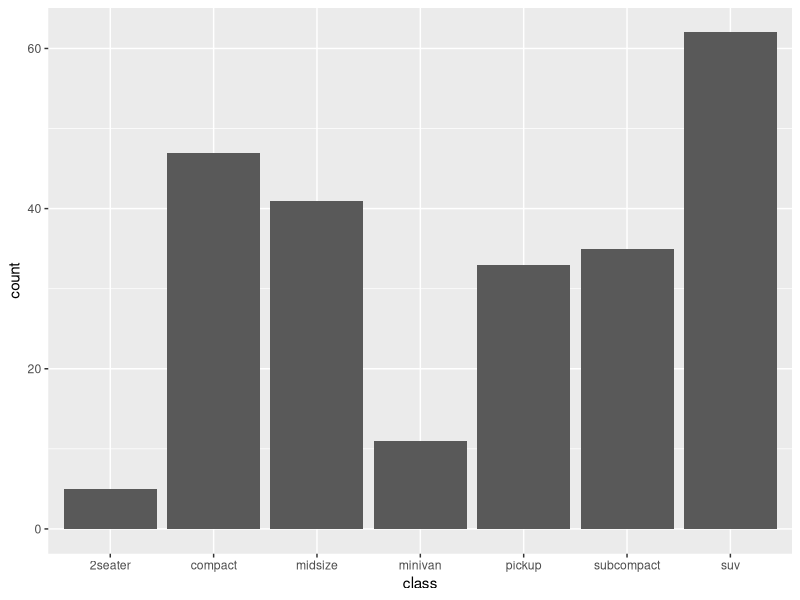
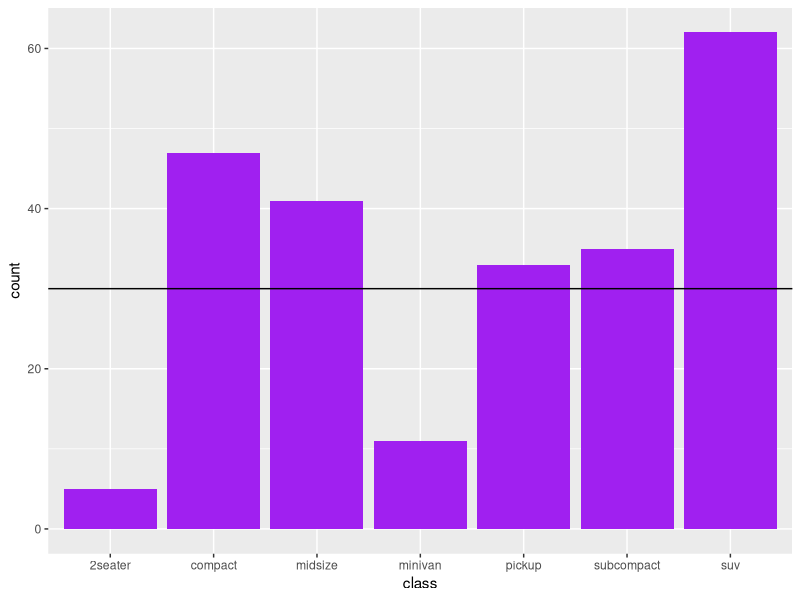
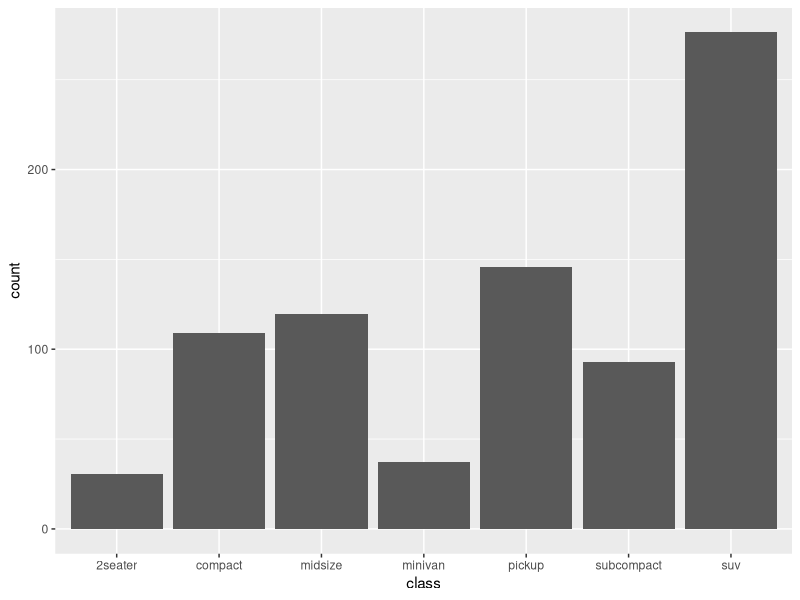
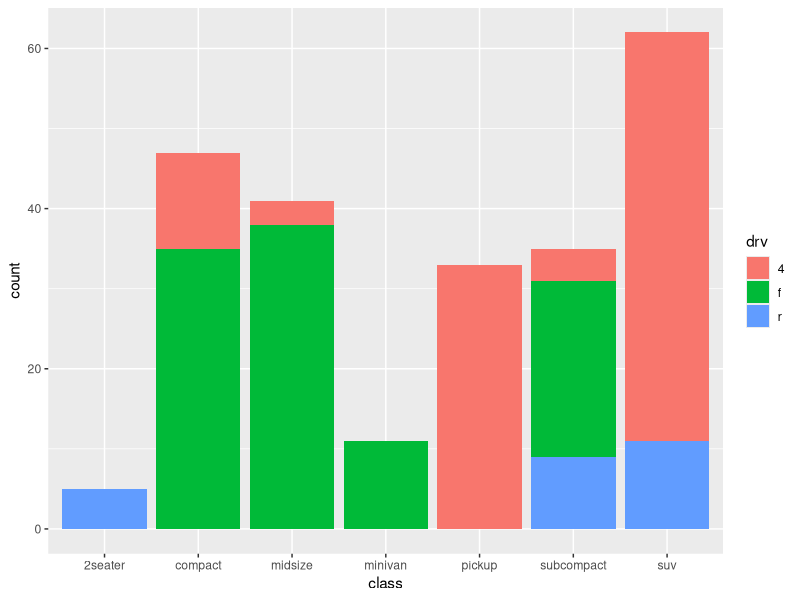
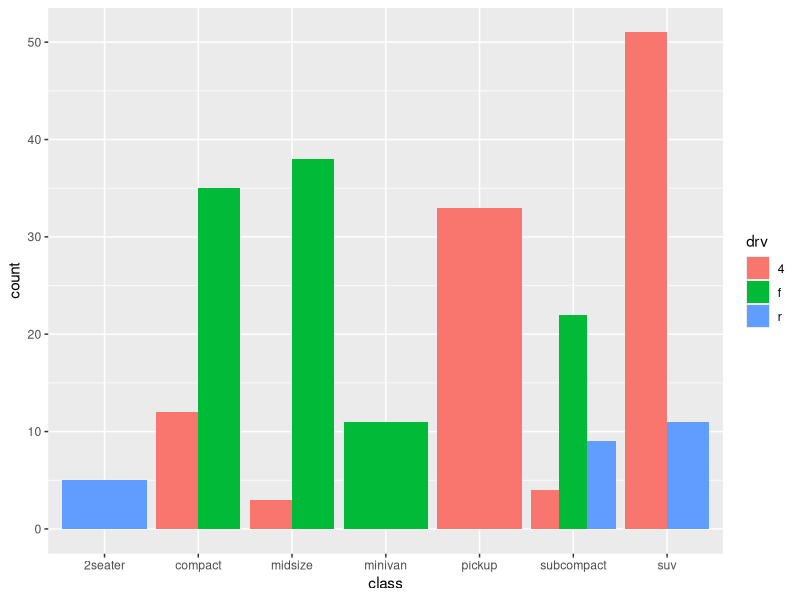
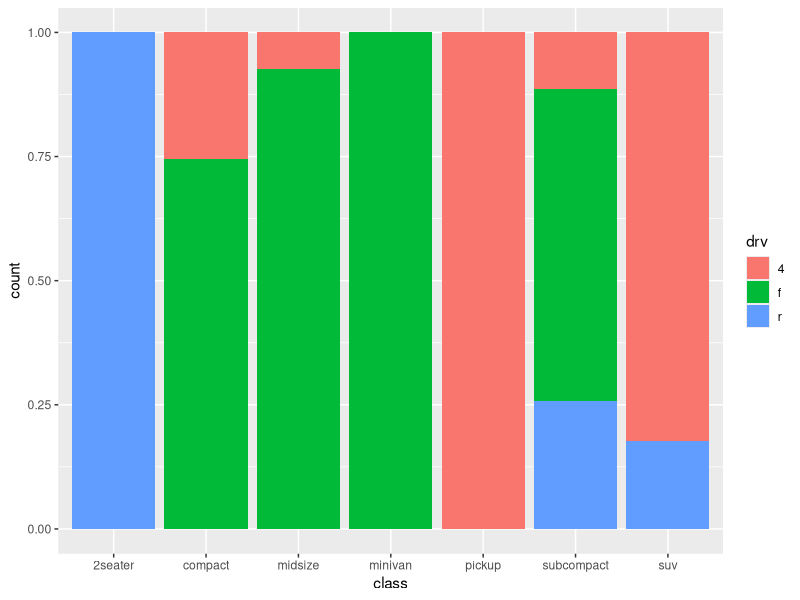
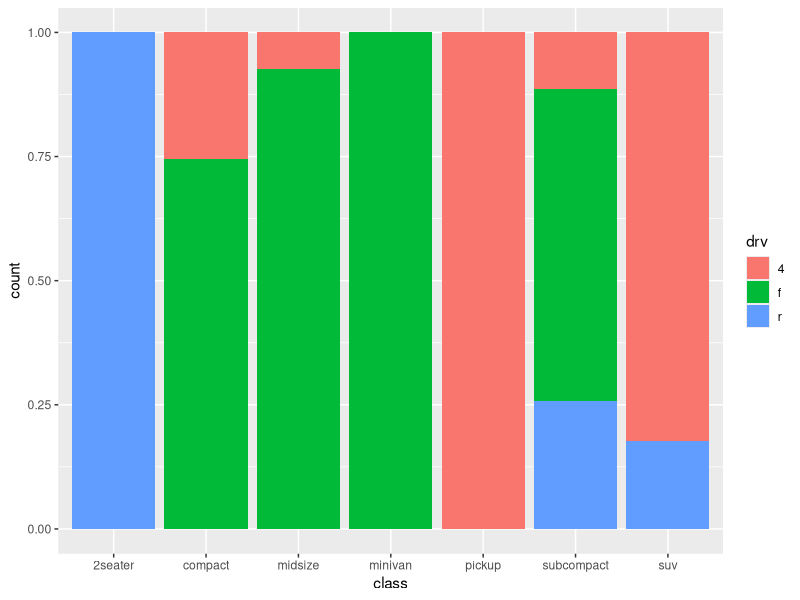
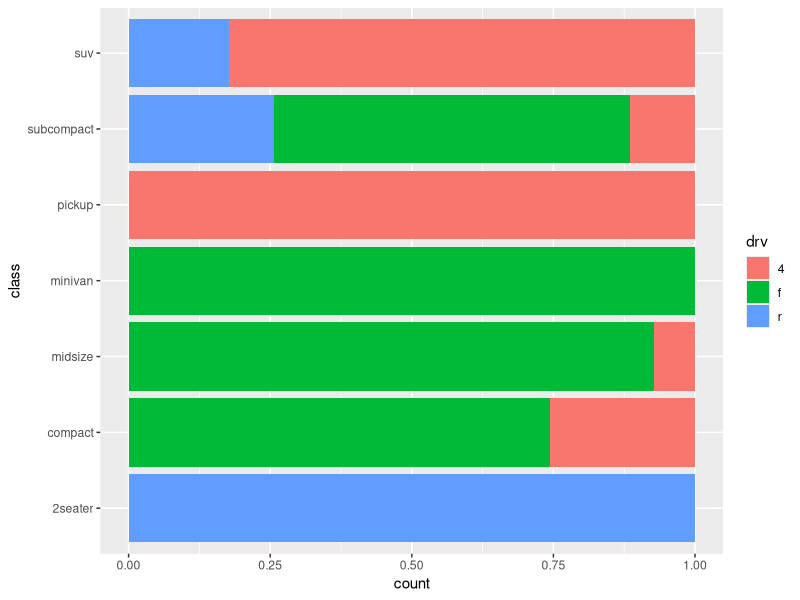

Write R code to recreate these figures, in order. (Note: this script raises an error after producing the figures.)
library(ggplot2)
library(scales)
data("mtcars")
# geom_bar is designed to make it easy to create bar charts that show
# counts (or sums of weights)
g <- ggplot(mpg, aes(class))
# Number of cars in each class:
g + geom_bar()

#colouring
g + geom_bar(fill="Purple")+geom_hline(yintercept = 30)

# Total engine displacement of each class
g + geom_bar(aes(weight = displ))

aggregate(mpg$displ, by=list(mpg$class), sum)

# Bar charts are automatically stacked when multiple bars are placed
# at the same location
g + geom_bar(aes(fill = drv))

# You can instead side by side, or fill them
g + geom_bar(aes(fill = drv), position = "dodge")

# want to see in porportion
g + geom_bar(aes(fill = drv), position = "fill")

#change the width of bar
g + geom_bar(aes(fill = drv), position = "fill", width = 0.9)

#fliping the bar
g + geom_bar(aes(fill = drv), position = "fill", width = 0.9)+ coord_flip()

#colouring
g + geom_bar(fill="Purple")+facet_wrap(~ cyl)


#horizontal line
+ geom_hline(yintercept=h1)

#background white
+theme_bw()

#title
ggtitle()+
xlab("My x label") +
  ylab("My y label") 


#pie chart
ggplot(mpg, aes(x=factor(1), fill=class))+geom_bar(width=1) + coord_polar(theta="y", start=0)
  
#histogram
ggplot(mpg, aes(displ))+geom_histogram(fill= "blue")

ggplot(mpg, aes(displ, fill= as.factor(cyl)))+geom_histogram()
ggplot(mpg, aes(displ))+geom_histogram()+facet_wrap(~ cyl,scales = "free_y")

ggplot(mpg, aes(displ, colour= as.factor(cyl)))+geom_freqpoly()


#density plot
ggplot(mpg, aes(displ, colour=as.factor(cyl), fill=as.factor(cyl))) + geom_density(alpha=0.1)+ labs(colour='NEW LEGEND TITLE') 

+ xlim(55, 70)

ggplot(mpg, aes(displ, colour=as.factor(cyl))) + geom_density()+ labs(colour='CYL') 
ggplot(mpg, aes(displ, fill=as.factor(cyl))) + geom_density(alpha=0.1)+ labs(fill='CYL') 


#scatter plot
ggplot(mpg, aes(x=displ, y=hwy)) +geom_point(size=2) + geom_smooth()
ggplot(mpg, aes(x=displ, y=hwy)) +geom_point(size=2) + geom_smooth(method=lm)
ggplot(mpg, aes(x=displ, y=hwy)) +geom_point(size=2) + geom_smooth(method=lm, se=FALSE) 

ggplot(mpg, aes(x=displ, y=hwy, colour=as.factor(cyl),shape=drv)) +geom_point(size=3) +
  labs(colour="CYL") +ggtitle("Plooting\n") 

ggplot(mpg, aes(x=displ, y=hwy, colour=as.factor(cyl))) +geom_point(size=3) +
  labs(colour="CYL") +ggtitle("Plooting\n") 

ggplot(mpg, aes(x=displ, y=hwy, colour=as.factor(cyl),size=cty)) +geom_point() +
  labs(colour="CYL") +ggtitle("Plooting\n") 

#line plot time series data'
data()
View(AirPassengers)

data("diamonds")
View(diamonds)

ggplot(diamonds, aes(x=carat, y=price)) +geom_point(size=2,color="purple")
ggplot(diamonds, aes(x=carat, y=price, color=color)) +geom_point(size=2)

mtcars$gear <- factor(mtcars$gear,levels=c(3,4,5),
                      labels=c("3gears","4gears","5gears"))
mtcars$am <- factor(mtcars$am,levels=c(0,1),
                    labels=c("Automatic","Manual"))
mtcars$cyl <- factor(mtcars$cyl,levels=c(4,6,8),
                     labels=c("4cyl","6cyl","8cyl")) 

data(m)

ggplot(mtcars, aes(x=mpg, y=hp, color=as.factor(cyl))) +geom_point(size=2)

data("Titanic")
View(Titanic)
